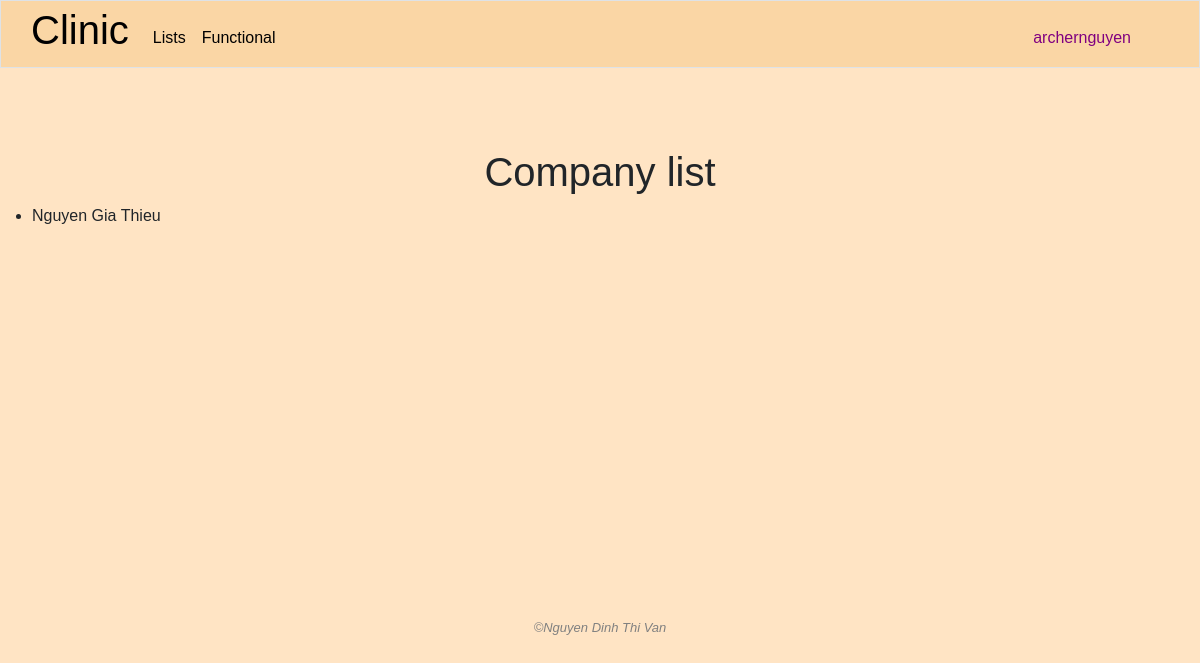
Page /companies (signed in) on the earlier database version.
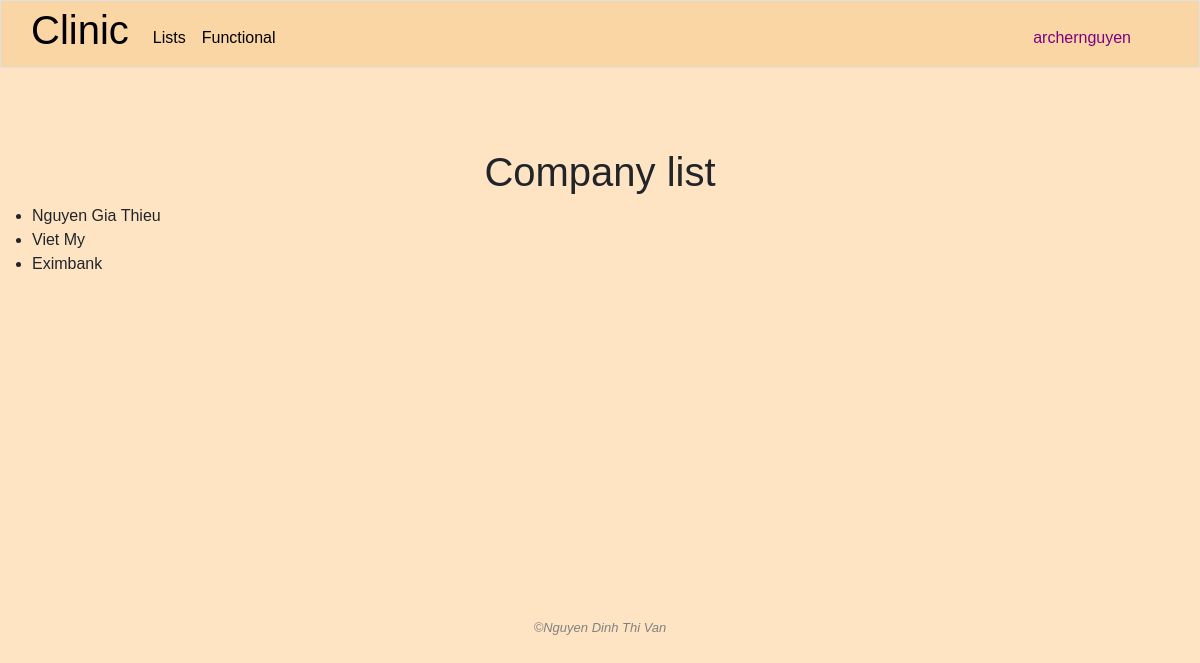
Same page on the later database version.
### clinic/models.py (models this page shows, shortened)
class Company(models.Model):
    name = models.CharField(max_length=255)
    industry = models.CharField(max_length=255)
    address = models.TextField()
    male_headcount = models.IntegerField()
    female_headcount = models.IntegerField()
    created_by = models.ForeignKey(User, on_delete=models.SET_NULL, blank=True, null=True, related_name="add_companies")
    modified_by = models.ForeignKey(User, on_delete=models.SET_NULL, blank=True, null=True, related_name="modified_companies")

### clinic/views.py (the view)
# urls.py: path('companies', views.companies, name="companies"),
@login_required
def companies(request):
    if "read_company_info" not in user_right(request.user.management_right_level):
        request.session['nay_message'] = "You do not have the right to access this page"
        return HttpResponseRedirect(reverse('index'))
    companies = Company.objects.all()
    return render(request, "clinic/companies.html", {
        "companies": companies
    })

### clinic/templates/clinic/companies.html (shortened to what this page needs)
{% extends "clinic/layout.html" %}
{% load static %}
{% block main %}
    <h1 class="text-center">Company list</h1>
    <ul>
        {% for company in companies %}
            <li>{{ company.name }}</li>
        {% empty %}
            <li>No company yet</li>
        {% endfor %}
    </ul>
{% endblock %}

Differences in the rows shown:
added Company: name "Viet My"
added Company: name "Eximbank"
